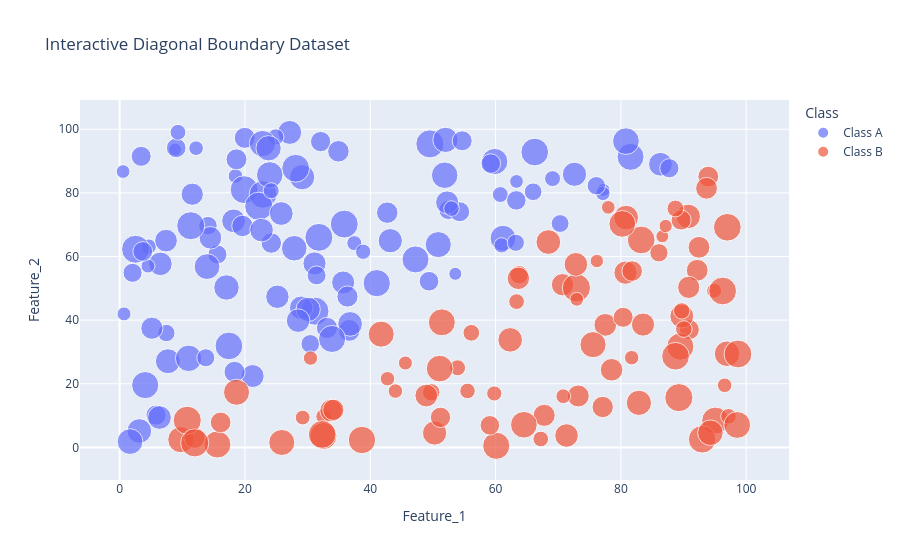

Write notebook code for a chart like this one.
### Code cell
# You may need to install it first: pip install plotly pandas
import plotly.express as px
import pandas as pd
import numpy as np

# Create some sample data
np.random.seed(42)
df = pd.DataFrame({
    'Feature_1': np.random.uniform(0, 100, 200),
    'Feature_2': np.random.uniform(0, 100, 200),
    'Size': np.random.uniform(10, 50, 200)
})
# Classify based on a diagonal boundary
df['Class'] = np.where(df['Feature_2'] > df['Feature_1'], 'Class A', 'Class B')

# Create an interactive scatter plot
fig = px.scatter(df,
                 x='Feature_1',
                 y='Feature_2',
                 color='Class',
                 size='Size',
                 hover_data=['Feature_1', 'Feature_2'],
                 title='Interactive Diagonal Boundary Dataset')

# Show the plot (opens in your browser or Jupyter Notebook)
fig.show()
